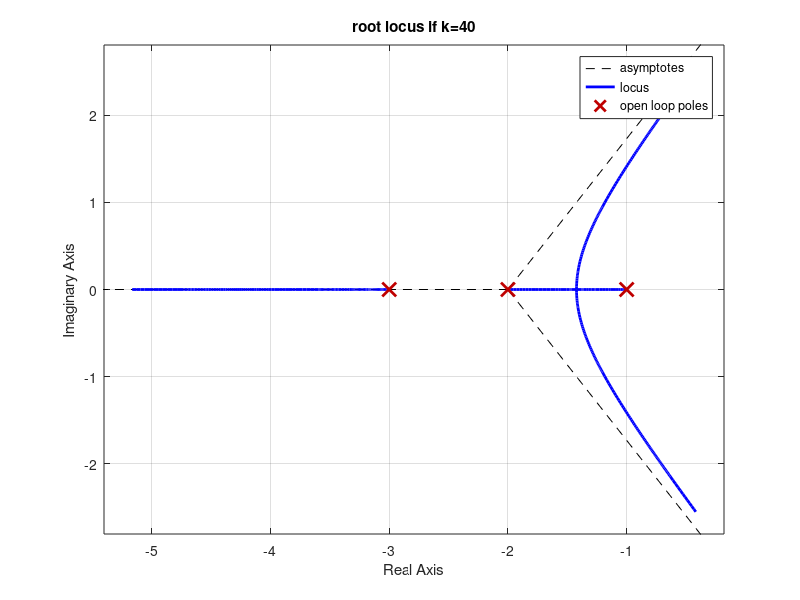
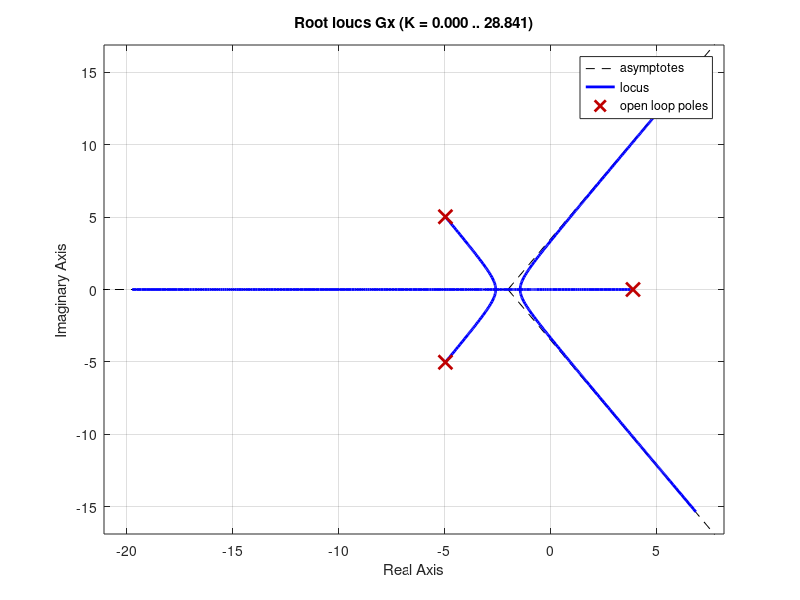
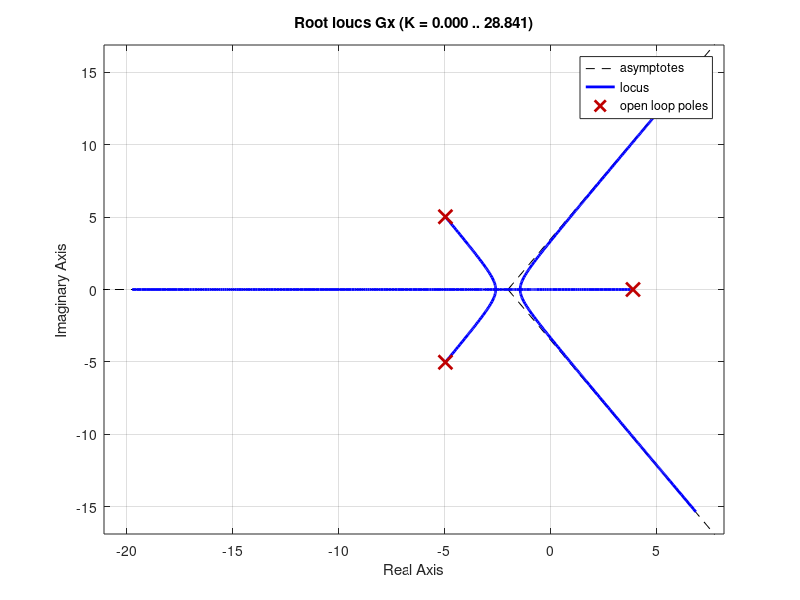
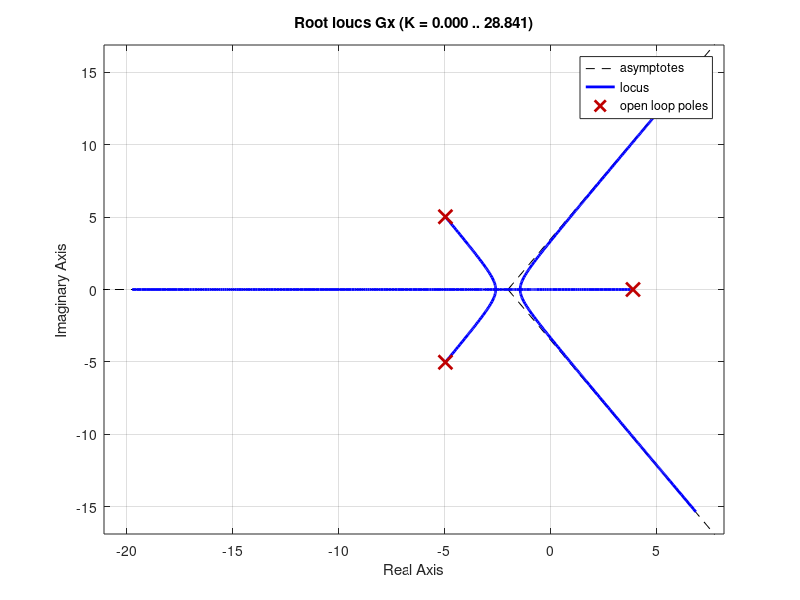

These figures' MATLAB source, in order:
%%transfer function G(s)=k/{(s+1)(s+3)(s+2)}
num=[0 40];
den=[1 6 11 6];
G=tf(num,den);
figure(1)
zpk(G)
rlocus(G)
title('root locus if k=40')
%%for different values of k
for x=1:3
    kx=input('enter k value');
    Gx=feedback(G*kx,-1);
    figure(x+1)
    zpk(Gx);
    rlocus(Gx);
    
end
